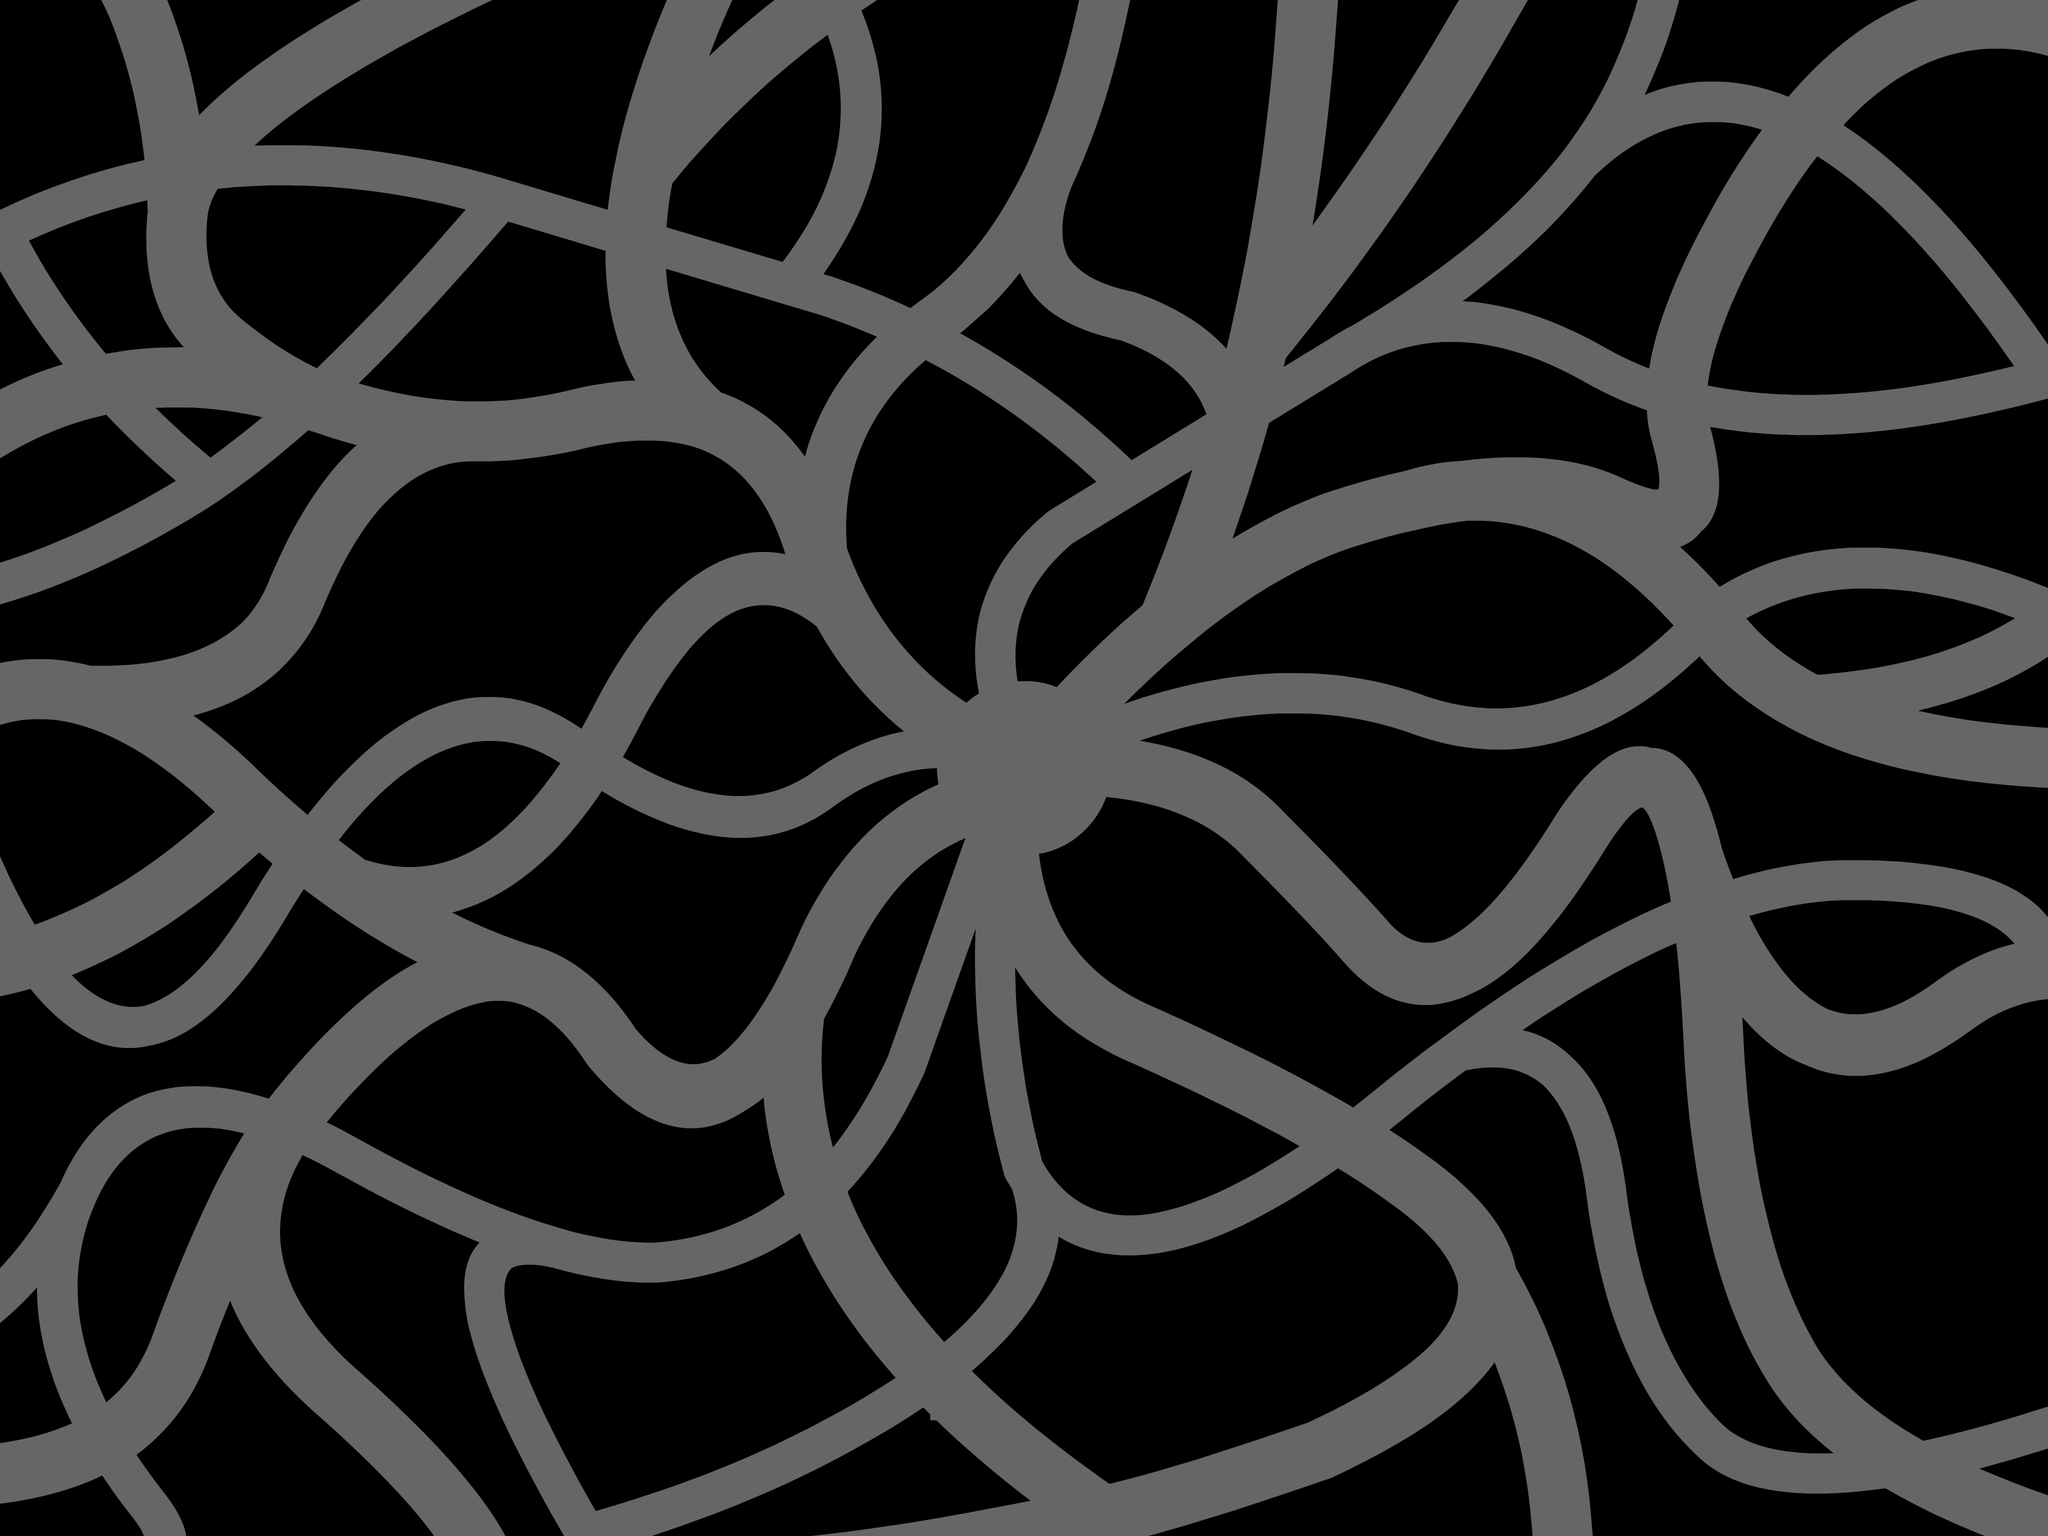

Tiled map render using the project's own tile images. Description and the map definition, with tile-layer contents summarised, below:
An orthogonal 32x24 tile map with 128x128 px tiles, 2 tile layers (Tile Layer 1, GameEventLayer).

<map version="1.0" orientation="orthogonal" width="32" height="24" tilewidth="128" tileheight="128">
 <tileset firstgid="1" name="LvMap" tilewidth="128" tileheight="128">
  <image source="LvMap.png" width="4096" height="3072" />
 </tileset>
 <layer name="Tile Layer 1" width="32" height="24">
  <data>[768 cells, 768 non-empty, 768 distinct tile ids]</data>
 </layer>
 <objectgroup name="ObjectLayer" width="32" height="24" />
 <layer name="GameEventLayer" width="32" height="24">
  <data>[768 cells, 0 non-empty, 0 distinct tile ids]</data>
 </layer>
</map>